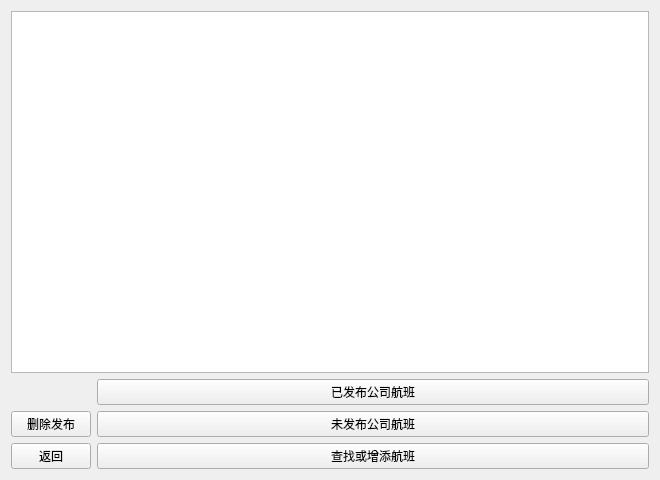
<?xml version="1.0" encoding="UTF-8"?>
<ui version="4.0">
 <class>ManagerFlight</class>
 <widget class="QWidget" name="ManagerFlight">
  <property name="geometry">
   <rect>
    <x>0</x>
    <y>0</y>
    <width>660</width>
    <height>480</height>
   </rect>
  </property>
  <property name="windowTitle">
   <string>Form</string>
  </property>
  <layout class="QFormLayout" name="formLayout">
   <item row="0" column="0" colspan="2">
    <widget class="QTableView" name="tableView"/>
   </item>
   <item row="1" column="1">
    <widget class="QPushButton" name="flightAlready">
     <property name="text">
      <string>已发布公司航班</string>
     </property>
    </widget>
   </item>
   <item row="2" column="0">
    <widget class="QPushButton" name="managerFlightDelete">
     <property name="text">
      <string>删除发布</string>
     </property>
    </widget>
   </item>
   <item row="2" column="1">
    <widget class="QPushButton" name="flightReady">
     <property name="text">
      <string>未发布公司航班</string>
     </property>
    </widget>
   </item>
   <item row="3" column="0">
    <widget class="QPushButton" name="managerFlightReturn">
     <property name="text">
      <string>返回</string>
     </property>
    </widget>
   </item>
   <item row="3" column="1">
    <widget class="QPushButton" name="managerFlightFind">
     <property name="text">
      <string>查找或增添航班</string>
     </property>
    </widget>
   </item>
  </layout>
 </widget>
 <resources/>
 <connections/>
</ui>
